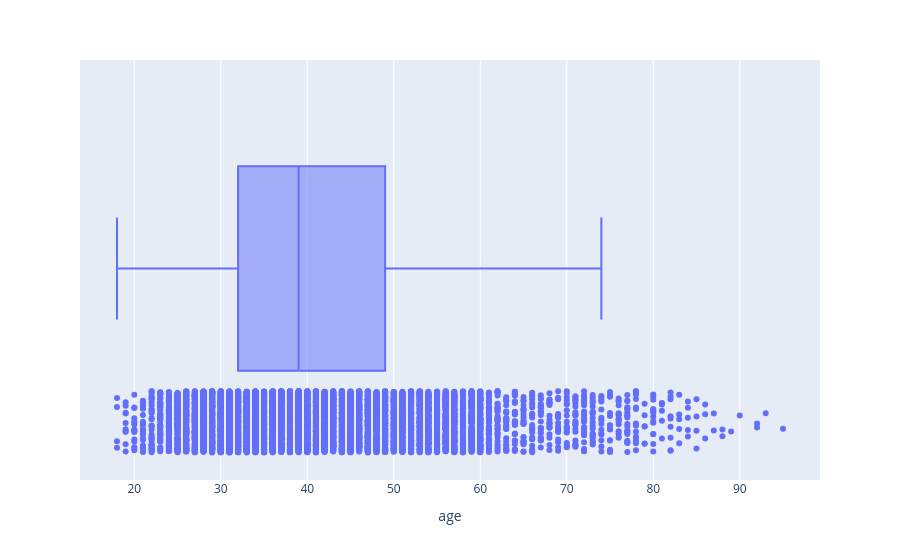

The cell this chart's notebook holds for it:
### Markdown cell above
Outliners Detection

### Code cell
fig = px.box(df, x='age', points = 'all')
fig

### Figure 1 — Plotly figure (JSON) as saved in the notebook; plotly's stock layout.template omitted (floating-point values rounded to 4 significant figures; data arrays with more than 128 entries replaced by an {"elided": "..."} marker saying what was removed)
{"data": [{"alignmentgroup": "True", "boxpoints": "all", "hovertemplate": "age=%{x}<extra></extra>", "legendgroup": "", "marker": {"color": "#636efa"}, "name": "", "notched": false, "offsetgroup": "", "orientation": "h", "showlegend": false, "type": "box", "x": {"elided": "8912 int values"}, "x0": " ", "xaxis": "x", "y0": " ", "yaxis": "y"}], "layout": {"boxmode": "group", "legend": {"tracegroupgap": 0}, "margin": {"t": 60}, "xaxis": {"anchor": "y", "domain": [0, 1], "title": {"text": "age"}}, "yaxis": {"anchor": "x", "domain": [0, 1]}}}
